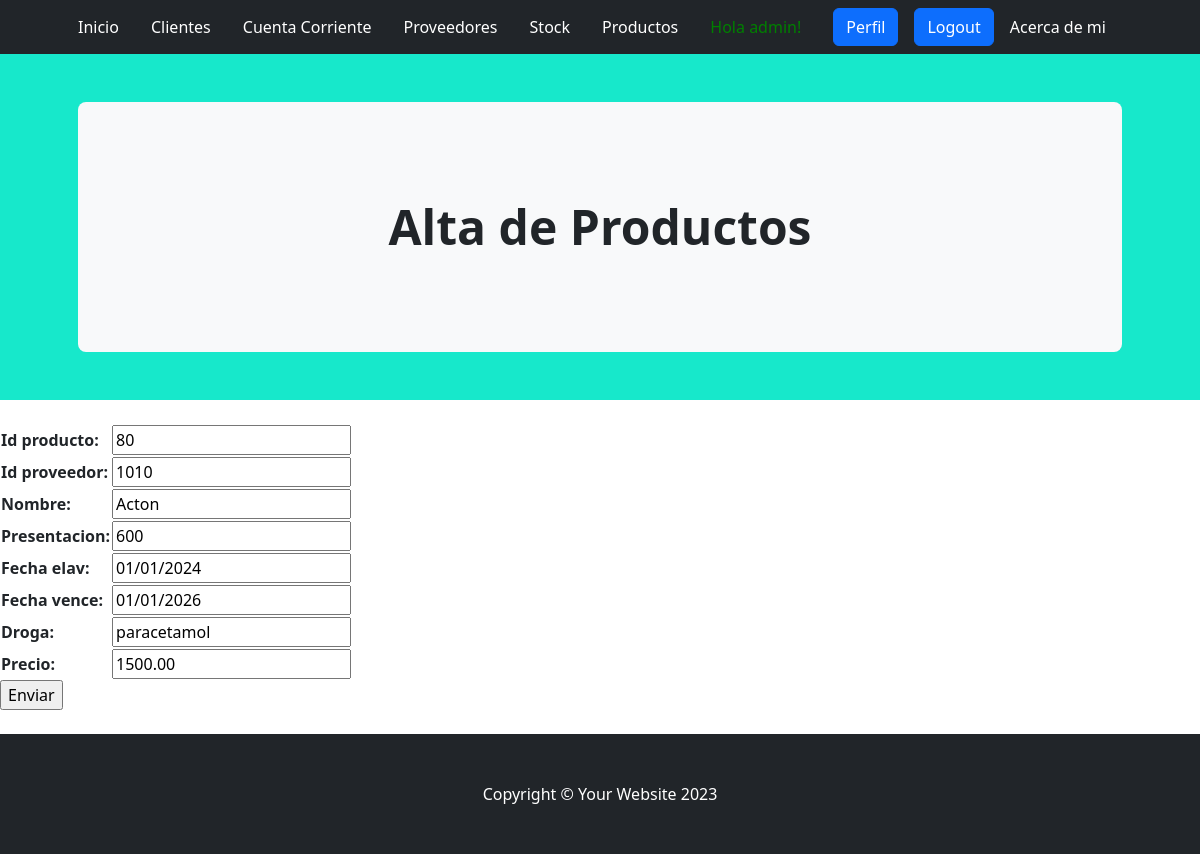
The page /aplicacion/producto_update/4/ (signed in) on the database its author committed.
### aplicacion/models.py (models this page shows, shortened)
class Producto(models.Model):
    id_producto=models.IntegerField()
    id_proveedor=models.IntegerField()
    nombre = models.CharField(max_length=100)
    presentacion = models.CharField(max_length=100)
    fecha_elav= models.DateField()
    fecha_vence= models.DateField()
    droga=models.CharField(max_length=300)
    precio = models.DecimalField(max_digits=10, decimal_places=2)

### aplicacion/views.py (the view)
# urls.py: path('producto_update/<int:pk>/', ProductoUpdate.as_view(), name="producto_update"),
class ProductoUpdate(LoginRequiredMixin,UpdateView):
    model = Producto
    fields = ['id_producto', 'id_proveedor', 'nombre','presentacion','fecha_elav','fecha_vence','droga','precio']
    success_url = reverse_lazy('productos')

### aplicacion/templates/aplicacion/producto_form.html (shortened to what this page needs)
{% extends 'aplicacion/home.html' %}
{% block titulo %}
<header class="py-5" style="background-color: #17E8CB;">
    <div class="container px-lg-5">
        <div class="p-4 p-lg-5 bg-light rounded-3 text-center">
            <div class="m-4 m-lg-5">
                <h1 class="display-5 fw-bold">Alta de Productos</h1>
            </div>
        </div>
    </div>
</header>
{% endblock titulo %}
{% block contenido %}
<form action="" method="post">
    <br>
    <table>
        {{ form.as_table }}
    </table>
<input type="submit" value="Enviar">
</form>
{% endblock contenido %}
{% block menues %}
    <br>
{% endblock menues %}

### aplicacion/templates/aplicacion/home.html (shortened to what this page needs)
<!DOCTYPE html>
<html lang="en">
    <head>
        {% load static %}
        <link href="https://cdn.jsdelivr.net/npm/bootstrap-icons@1.4.1/font/bootstrap-icons.css" rel="stylesheet" />
        <link href="{% static 'css/styles.css'%}" rel="stylesheet" />
        <link rel="stylesheet" href="https://cdnjs.cloudflare.com/ajax/libs/font-awesome/6.4.0/css/all.min.css">
    </head>
    <body>
        <nav class="navbar navbar-expand-lg navbar-dark bg-dark">
            <div class="container px-lg-5">
                {% if user.is_authenticated %}
                    <a class="navbar-brand" href="{% url 'home' %}" style="font-size: 16px;">Inicio</a>
                    <a class="navbar-brand" href="{% url 'clientes' %}" style="font-size: 16px;">Clientes</a>
                    <a class="navbar-brand" href="{% url 'cuentas' %}" style="font-size: 16px;">Cuenta Corriente</a>
                    <a class="navbar-brand" href="{% url 'proveedores' %}" style="font-size: 16px;">Proveedores</a>
                    <a class="navbar-brand" href="{% url 'stock' %}" style="font-size: 16px;">Stock</a>
                    <a class="navbar-brand" href="{% url 'productos' %}" style="font-size: 16px;">Productos</a>
                    <a style="color:green">Hola {{user.username}}!</a>
                    <a class="btn btn-primary" href="{% url 'editar_perfil' %}">Perfil</a>
                    <a class="btn btn-primary" href="{% url 'logout' %}">Logout</a>
                    <a class="navbar-brand" href="{% url 'acercademi' %}" style="font-size: 16px;">Acerca de mi</a>
                {% else %}
                    <a class="btn btn-primary" href="{% url 'login' %}">Login</a>
                    <a class="navbar-brand" href="https://youtu.be/ZOIlyNOlLJU" target="_blank" style="font-size: 16px;">Video explicativo</a>
                    <a class="btn btn-success" href="{% url 'registro' %}">Registro</a>
                {% endif %}
            </div>
        </nav>
        {% block titulo %}{% endblock titulo %}
        {% block contenido %}
        {% endblock contenido %}
        {% block menues %}{% endblock menues %}
        <footer class="py-5 bg-dark">
            <div class="container"><p class="m-0 text-center text-white">Copyright &copy; Your Website 2023</p></div>
        </footer>
    </body>
</html>

### rows shown on the page
Producto: id_producto "80", id_proveedor "1010", nombre "Acton", presentacion "600", fecha_elav "01/01/2024", fecha_vence "01/01/2026", droga "paracetamol", precio "1500.00"

### other values the page prints
{{ user.username }} "admin"
